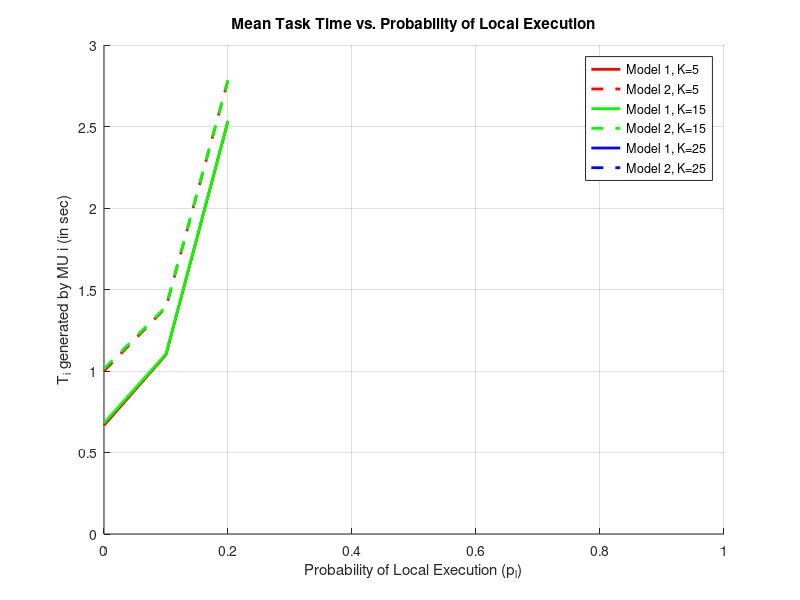

The MATLAB script that drew this image:
% Parameters
K_values = [5, 15, 25];  % Number of mobile users
p_l_values = 0:0.1:1;  % Probability of local execution
lambda_val = 1;  % Task arrival rate (tasks/sec)

K = 10;
F0 = 45e9; % Cloud computational capability (cycles/s)
m = 15; % Number of servers in the cloud
mu_D = 1e-6;
mu_L = 0.5e-9; % Mean task complexity (Cycles/s)
F = 0.6e9; % MU computational capability (cycles/s)
R = 4e6; % Uplink rate (bits/s)


% Preallocate storage for results
T_i_model1 = zeros(length(K_values), length(p_l_values));
T_i_model2 = zeros(length(K_values), length(p_l_values));

% Initialize arrays to store results
N = zeros(length(K_values), length(p_l_values)); % Mean number of tasks (Model 1)
N2 = zeros(length(K_values), length(p_l_values)); % Mean number of tasks (Model 2)
T = zeros(length(K_values), length(p_l_values)); % Mean system time (Model 1)
T2 = zeros(length(K_values), length(p_l_values)); % Mean system time (Model 2)

% Compute mean time for each K and pl
for j = 1:length(K_values)
    K = K_values(j);

    for i = 1:length(p_l_values)
        p_l = p_l_values(i);
        % Compute NMU (Mean number of tasks in MU)
        N_MU = (lambda_val * p_l) / (F * mu_L - lambda_val * p_l);
        
        % Compute a_cloud (Average task number in cloud server)
        lambda_cloud = K * lambda_val * (1 - p_l);
        mu_cloud = (F0 * mu_L) / m;
        a_cloud = lambda_cloud / mu_cloud;
        
        
        % Compute Dm(a_cloud) using Erlang-C formula
        roh = lambda_cloud / (F0 * mu_L); % Traffic intensity
        k = 0:m-1;  % Create an array from 0 to m-1
        summ = sum((a_cloud).^k ./ factorial(k));
        
        Dm_a_cloud = ((a_cloud)^m/(factorial(m)*(1-(a_cloud/m))))/(summ + (((a_cloud)^m / (factorial(m)) / (1 - (a_cloud/m)))));
        
        %library used to test if my own implementation is correct
        %Dm_a_cloud = erlangc(m,a_cloud); 

        Dm_a_cloud_comp = Dm_a_cloud *(lambda_cloud / (m * mu_cloud - lambda_cloud));

        % Compute Nq,cloud (Mean number of tasks in queue)
        Nq_cloud = Dm_a_cloud * (a_cloud / (m - a_cloud));
        
        % Compute Ns,cloud (Mean number of tasks in cloud servers)
        Ns_cloud = a_cloud;
        
        % Compute Ncloud (Mean number of tasks in cloud)
        Ncloud = (Ns_cloud + Nq_cloud)/K;
        
        % Compute total mean number of tasks in the system
        N(j, i) = (N_MU + Ncloud);


        N_TM = (lambda_val * (1 - p_l)) / (R * mu_D - lambda_val * (1 - p_l));
        N2(j, i) = (N(j,i) + (N_TM));
 
        T(j, i) = N(j, i) / lambda_val;
        T2(j, i) = N2(j, i) / lambda_val;

          % Compute mean system time
        if (F * mu_L - lambda_val * p_l) <= 0
            T(j, i) = NaN; % System becomes unstable
            N(j, i) = NaN;
            T2(j, i) = NaN; % System becomes unstable
            N2(j, i) = NaN;
            continue;
        end
           
    fprintf('p_l = %.2f, roh = %.4f, rohMU = %.4f, N = %.4f, T = %.4f\n', p_l, roh, (F * mu_L - lambda_val * p_l) ,N(j, i), T(j, i));

    end
end

% Plot results
figure;
hold on;
colors = ['r', 'g', 'b'];  % Different colors for different K values

for i = 1:length(K_values)
    plot(p_l_values, T(i, :), ['-' colors(i)], 'LineWidth', 2);
    plot(p_l_values, T2(i, :), ['--' colors(i)], 'LineWidth', 2);
end

% Labels and legend
xlabel('Probability of Local Execution (p_l)');
ylabel('T̄_i generated by MU i (in sec)');
title('Mean Task Time vs. Probability of Local Execution');
legend('Model 1, K=5', 'Model 2, K=5', 'Model 1, K=15', 'Model 2, K=15', 'Model 1, K=25', 'Model 2, K=25');
grid on;
hold off;